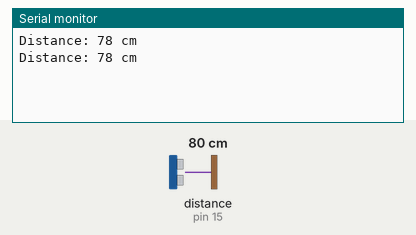
A sketch run on a simulated Arduino Uno, built with avr-gcc and run on an emulated ATmega328P. Shown: the last lines printed to the serial monitor. Wiring (inferred from the names in the program): ultrasonic range finder: trigger pin 2; echo pin 15. Inputs (shaded band) come from the test bench; at power-on: distance to the obstacle (sensor on pin 15) 80 cm. The echo pulse lasts 58.3 µs per cm.

Above: at 1.8 s.
1.9 s: distance to the obstacle (sensor on pin 15) set to 2 cm
At 2.7 s:
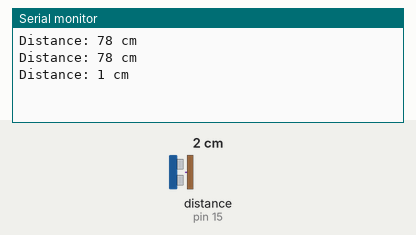
3.4 s: distance to the obstacle (sensor on pin 15) set to 4 cm
At 4.8 s:
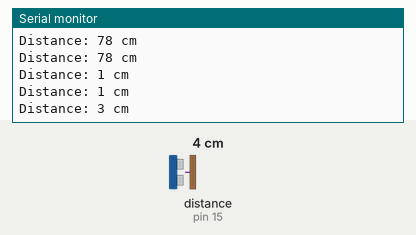
Timing chart, 0 to 6.4 s (numbered marks = the images above; inputs shaded):
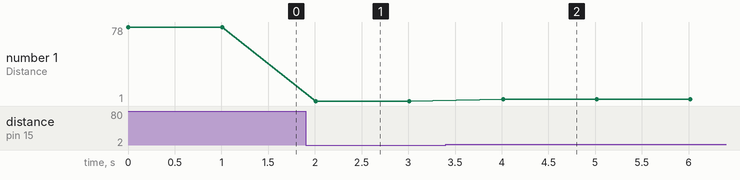

Measured:
- after the input at 1.9 s, the serial monitor: prints a new line after 0.11 s (image 1)
- after the input at 3.4 s, the serial monitor: prints a new line after 0.61 s (image 2)
- plotted number 1: 78 → 1 after the input at 1.9 s, 1 → 3 after the input at 3.4 s

The sketch:

Ultrasonic.ino
```cpp
#define TRIG_PIN 2
#define ECHO_PIN 15

void setup() {
  Serial.begin(9600);
  pinMode(TRIG_PIN, OUTPUT);
  pinMode(ECHO_PIN, INPUT);
}

void loop() {
  // Trigger the sensor by sending a 10µs pulse
  digitalWrite(TRIG_PIN, LOW);
  delayMicroseconds(2);
  digitalWrite(TRIG_PIN, HIGH);
  delayMicroseconds(10);
  digitalWrite(TRIG_PIN, LOW);

  // Measure the duration of the echo pulse
  long duration = pulseIn(ECHO_PIN, HIGH);

  // Calculate distance in cm
  int distance_cm = duration * 0.034 / 2;

  // Print the distance to the Serial Monitor
  Serial.print("Distance: ");
  Serial.print(distance_cm);
  Serial.println(" cm");

  delay(1000); // Wait for a while before taking the next measurement
}
```
